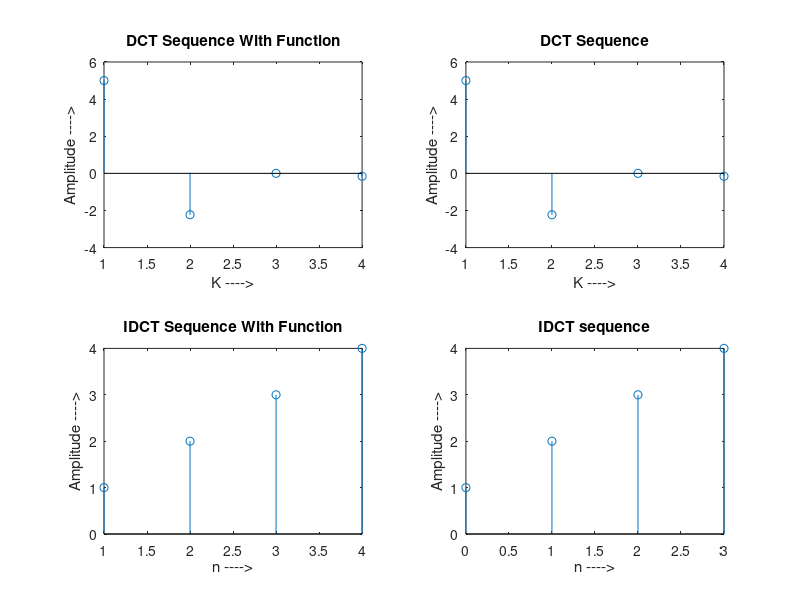

The MATLAB source for this figure:
clc
clear all
%experiment no 3
%Rishabh Baiju
%DCT
x = [1 2 3 4]
N = length(x);
for k = 1:N
    y(k) = 0;
    if (k==1)
        w(k) = 1/sqrt(N);
    else
        w(k) = sqrt(2/N);
    end       
    for n = 1:N
        y(k) = y(k)+x(n)*cos(pi*(2*n-1)*(k-1)/(2*N));
    end
    y(k) = y(k)*w(k);
end
y
y1=dct(x)
subplot(2,2,1)
stem(y1)
ylabel('Amplitude ---->');
xlabel('K ---->')
title('DCT Sequence With Function');
subplot(2,2,2)
stem(y)
ylabel('Amplitude ---->');
xlabel('K ---->');
title('DCT Sequence')


% t = 0:N-1;
% subplot(2,2,2);
% magnitude = abs(y); 
% disp('DCT Sequence = ');
% disp(magnitude);
% stem(t,magnitude);
% ylabel('Amplitude ---->');
% xlabel('K ---->');
% title('DCT Sequence');
% 
%idct
for n = 1:N
    X(n) = 0;
    if (n==1)
        w(n) = 1/sqrt(N);
    else
        w(n) = sqrt(2/N);
    end        
    for k = 1:N
        X(n) = X(n)+w(k)*y(k)*cos(pi*(2*n-1)*(k-1)/(2*N));
    end
end 
X
X1=idct(y)
subplot(2,2,3)
stem(X1)
ylabel('Amplitude ---->');
xlabel('n ---->')
title('IDCT Sequence With Function');
t = 0:N-1;
subplot(2,2,4);
stem(t,X);
disp('IDCT Sequence = ');
disp(X);
ylabel('Amplitude ---->');
xlabel('n ---->');
title('IDCT sequence');



